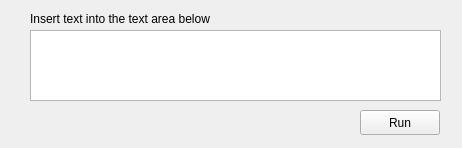
<?xml version="1.0" encoding="UTF-8"?>
<ui version="4.0">
 <class>MainWindow</class>
 <widget class="QMainWindow" name="MainWindow">
  <property name="geometry">
   <rect>
    <x>0</x>
    <y>0</y>
    <width>462</width>
    <height>148</height>
   </rect>
  </property>
  <property name="windowTitle">
   <string>MainWindow</string>
  </property>
  <widget class="QWidget" name="centralwidget">
   <widget class="QPushButton" name="bt_run">
    <property name="geometry">
     <rect>
      <x>360</x>
      <y>110</y>
      <width>80</width>
      <height>25</height>
     </rect>
    </property>
    <property name="text">
     <string>Run</string>
    </property>
   </widget>
   <widget class="QTextEdit" name="ta_data">
    <property name="geometry">
     <rect>
      <x>30</x>
      <y>30</y>
      <width>411</width>
      <height>71</height>
     </rect>
    </property>
   </widget>
   <widget class="QLabel" name="lb_title">
    <property name="geometry">
     <rect>
      <x>30</x>
      <y>10</y>
      <width>221</width>
      <height>17</height>
     </rect>
    </property>
    <property name="text">
     <string>Insert text into the text area below</string>
    </property>
   </widget>
   <widget class="QLabel" name="lb_status">
    <property name="geometry">
     <rect>
      <x>100</x>
      <y>112</y>
      <width>251</width>
      <height>20</height>
     </rect>
    </property>
    <property name="text">
     <string/>
    </property>
   </widget>
  </widget>
 </widget>
 <resources/>
 <connections/>
</ui>
